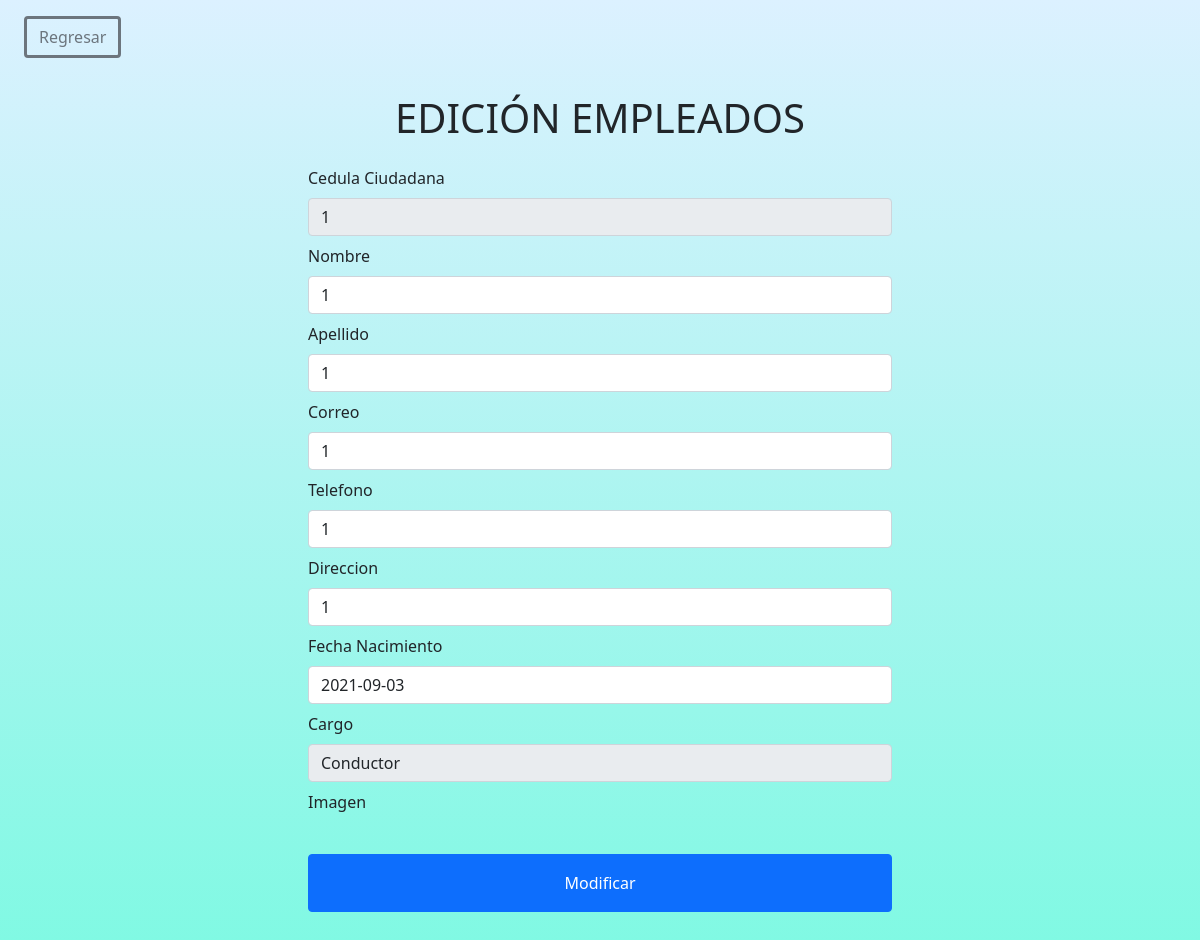
/Consultas/EditarEmpelado.php?accion=1 (signed in), run on the app's committed database.
### tables this page shows
CREATE TABLE IF NOT EXISTS `empleados` (
  `Id_Empleados` int(11) NOT NULL,
  `Nombre` varchar(50) DEFAULT NULL,
  `Apellido` varchar(50) DEFAULT NULL,
  `Telefono` varchar(50) DEFAULT NULL,
  `Direccion` varchar(50) DEFAULT NULL,
  `Correo` varchar(50) DEFAULT NULL,
  `FechaDeNacimiento` date DEFAULT NULL,
  `Imagen` varchar(50) DEFAULT NULL,
  `Cargo` varchar(50) DEFAULT NULL,
  PRIMARY KEY (`Id_Empleados`),
  KEY `Cargo` (`Cargo`),
  CONSTRAINT `FK_empleados_cargos` FOREIGN KEY (`Cargo`) REFERENCES `cargos` (`Nombre`) ON UPDATE CASCADE
);

### Consultas/EditarEmpelado.php (the view, shortened to what this page needs)
<?php
require_once'../Conexiones/conexion.php';
?>
<?php
$empleados=$_GET["accion"];
$sql = "SELECT Id_Empleados,  Nombre,  Apellido, Correo, Telefono, Direccion, FechaDeNacimiento,Imagen,Cargo FROM empleados WHERE Id_Empleados = '$empleados' ";
$stmt = $pdo->prepare($sql);
$stmt->setFetchMode(PDO::FETCH_ASSOC);
$stmt->execute();
$registros=$stmt->fetchAll();
?>
<!DOCTYPE html>
<html lang="en">
<head>
	<link href="https://cdn.jsdelivr.net/npm/bootstrap@5.0.0-beta3/dist/css/bootstrap.min.css" rel="stylesheet">
    <link rel="stylesheet" href="https://use.fontawesome.com/releases/v5.15.3/css/all.css">
    <link rel="stylesheet" type="text/css" href="../CSS/estilos.css">
</head>
<body>
<div class="editado">
        <?php foreach ($registros as  $registro): ?>
   <!--  <td> <?php  $registro[ 'Id_Empleados']  ?></td>
    <td> <?php  $registro[ 'Nombre']  ?></td>
    <td> <?php  $registro[ 'Apellido']  ?></td>
    <td> <?php  $registro[ 'Correo']  ?></td>
    <td> <?php  $registro[ 'Telefono']  ?></td>
    <td> <?php  $registro[ 'Direccion']  ?></td>  -->
    <?php endforeach; ?>
<a href="../Acceso.php" class="btn btn-outline-secondary border-3 mt-3 mx-4"> Regresar </a>
<div class="d-flex justify-content-center col-19 " >
    <form class="p-2 m-1 w-50 " action="ModificarEmpleado.php" method="POST">
        <h1 class="m-4 text-center text-uppercase" >Edición Empleados</h1>
        <div class="mb-2">
            <label for="Cedula" class="form-label">Cedula Ciudadana</label>
            <input type="number"  name="Identificacion" class="form-control" id="cedula" required="true" value="<?php echo $registro[ 'Id_Empleados']  ?>"readonly>
        </div>
        <div class="mb-2" >
            <label for="Nombre" class="form-label">Nombre</label>
            <input type="text" name="Nombre" class="form-control" id="exampleInputEmail1" aria-describedby="emailHelp" required="true" value="<?php echo $registro[ 'Nombre']  ?>" >
        </div>
        <div class="mb-2">
            <label for="Apellido" class="form-label">Apellido</label>
            <input type="text" name="Apellido" class="form-control " id="Apellido" required="true" value="<?php echo $registro[ 'Apellido']  ?>">
        </div>
        <div class="mb-2">
            <label for="Correo" class="form-label">Correo</label>
            <input type="text" name="Correo" class="form-control " id="Correo" required="true" value="<?php echo $registro[ 'Correo']  ?>">
        </div>
        <div class="mb-2">
            <label for="Telefono" class="form-label">Telefono</label>
            <input type="tel" name="Telefono" class="form-control" id="telefono" required="true" value="<?php echo $registro[ 'Telefono']  ?>">
        </div>
        <div class="mb-2">
            <label for="Direccion" class="form-label">Direccion</label>
            <input type="text" class="form-control" id="direccion" name="Direccion" required="true" value="<?php echo $registro[ 'Direccion']  ?>">
        </div>
        <div class="mb-2">
            <label for="Direccion" class="form-label">Fecha Nacimiento</label>
            <input type="text" class="form-control" id="FechaDeNacimiento" name="FechaDeNacimiento" required="true" value="<?php echo $registro[ 'FechaDeNacimiento']  ?>">
        </div>
        <div class="mb-2">
            <label for="Direccion" class="form-label">Cargo</label>
            <input type="text" class="form-control" id="Cargo" name="Cargo" disabled required="true" value="<?php echo $registro[ 'Cargo']  ?>">
        </div>
        <div class="mb-2">
            <label for="Direccion" class="form-label">Imagen</label>
        </div>
        <button type="submit" class="btn btn-primary w-100 my-4 p-3" name="ModificarEmpleado">Modificar</button>
    </form>
</div>
</div>
</body>
</html>

### CSS/estilos.css (style rules this page uses)
.editado { background-color: #dcf1ff; background-image: linear-gradient(180deg, #dcf1ff 0%, #80f9e3 100%); }

### data on the page
empleados: Identificacion "1", Nombre "1", Apellido "1", Correo "1", Telefono "1", Direccion "1", FechaDeNacimiento "2021-09-03", Cargo "Conductor"
